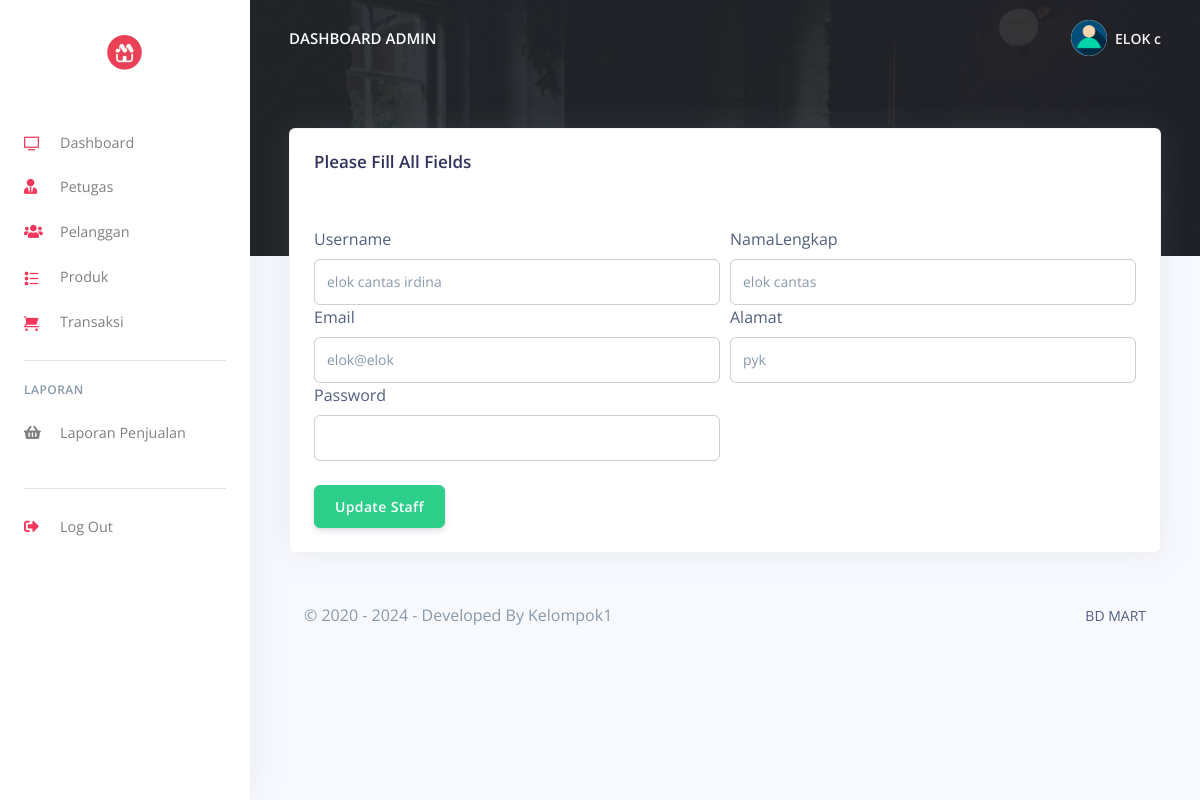
Screenshot of /pos/admin/update_staff.php?update=4 (signed in) with the database file from the repository.
### tables this page shows
CREATE TABLE `user` (
  `UserID` int(11) NOT NULL,
  `Username` varchar(255) NOT NULL,
  `Password` varchar(255) NOT NULL,
  `Email` varchar(255) NOT NULL,
  `NamaLengkap` varchar(255) NOT NULL,
  `Alamat` varchar(200) NOT NULL,
  `level` enum('admin','petugas') NOT NULL
);

### pos/admin/update_staff.php (the view, shortened to what this page needs)
<?php
include('config/checklogin.php');
require_once('partials/_head.php');
?>
<body>
  <?php
  require_once('partials/_sidebar.php');
  ?>
  <div class="main-content">
    <?php
    require_once('partials/_topnav.php');
    $update = $_GET['update'];
    $ret = "SELECT * FROM  user WHERE UserID = '$update' ";
    $stmt = $mysqli->prepare($ret);
    $stmt->execute();
    $res = $stmt->get_result();
    while ($staff = $res->fetch_object()) {
    ?>
      <div class="container-fluid mt--8">
        <div class="row">
          <div class="col">
            <div class="card shadow">
              <div class="card-header border-0">
                <h3>Please Fill All Fields</h3>
              </div>
              <div class="card-body">
                <form method="POST">
                  <div class="form-row">
                    <div class="col-md-6">
                      <label>Username</label>
                      <input type="text" name="Username" class="form-control" value="<?php echo $staff->Username; ?>">
                    </div>
                    <div class="col-md-6">
                      <label>NamaLengkap</label>
                      <input type="text" name="NamaLengkap" class="form-control" value="<?php echo $staff->NamaLengkap; ?>">
                    </div>
                  </div>
                  <div class="form-row">
                    <div class="col-md-6">
                      <label>Email</label>
                      <input type="email" name="Email" class="form-control" value="<?php echo $staff->Email; ?>">
                    </div>
                    <div class="col-md-6">
                      <label>Alamat</label>
                      <input type="text" name="Alamat" class="form-control" value="<?php echo $staff->Alamat; ?>">
                    </div>
                    <div class="col-md-6">
                      <label>Password</label>
                      <input type="password" name="Password" class="form-control" value="">
                    </div>
                  </div>
                  <br>
                  <div class="form-row">
                    <div class="col-md-6">
                      <input type="submit" name="UpdateStaff" value="Update Staff" class="btn btn-success" value="">
                    </div>
                  </div>
                </form>
              </div>
            </div>
          </div>
        </div>
      <?php
      require_once('partials/_footer.php');
    }
      ?>
      </div>
  </div>
</body>
</html>

### pos/admin/partials/_sidebar.php (shortened to what this page needs)
<?php
$UserID = $_SESSION['UserID'];
$ret = "SELECT * FROM  user  WHERE UserID = '$UserID'";
$stmt = $mysqli->prepare($ret);
$stmt->execute();
$res = $stmt->get_result();
while ($admin = $res->fetch_object()) {
?>
  <nav class="navbar navbar-vertical fixed-left navbar-expand-md navbar-light bg-white" id="sidenav-main">
    <div class="container-fluid">
      <a class="navbar-brand" href="dashboard.php">
        <img src="assets/img/brand/logo.jpg" class="navbar-brand-img img-fluid" alt="...">
      </a>
      <div class="collapse navbar-collapse" id="sidenav-collapse-main">
        <ul class="navbar-nav">
          <li class="nav-item">
            <a class="nav-link" href="dashboard.php">
              <i class="ni ni-tv-2 text-danger"></i> Dashboard
            </a>
          </li>
          <li class="nav-item">
            <a class="nav-link" href="hrm.php">
              <i class="fas fa-user-tie text-danger"></i> Petugas
            </a>
          </li>
          <li class="nav-item">
            <a class="nav-link" href="customes.php">
              <i class="fas fa-users text-danger"></i> Pelanggan
            </a>
          </li>
          <li class="nav-item">
            <a class="nav-link" href="products.php">
              <i class="ni ni-bullet-list-67 text-danger"></i>Produk
            </a>
          </li>
          <li class="nav-item">
            <a class="nav-link" href="orders.php">
              <i class="ni ni-cart text-danger"></i> Transaksi
            </a>
          </li>
        </ul>
        <hr class="my-3">
        <h6 class="navbar-heading text-muted">Laporan</h6>
        <ul class="navbar-nav mb-md-3">
          <li class="nav-item">
            <a class="nav-link" href="report.php">
              <i class="fas fa-shopping-basket"></i> Laporan Penjualan
            </a>
          </li>
        </ul>
        <hr class="my-3">
        <ul class="navbar-nav mb-md-3">
          <li class="nav-item">
            <a class="nav-link" href="logout.php">
              <i class="fas fa-sign-out-alt text-danger"></i> Log Out
            </a>
          </li>
        </ul>
      </div>
    </div>
  </nav>
<?php } ?>

### pos/admin/partials/_topnav.php (shortened to what this page needs)
<?php
$UserID = $_SESSION['UserID'];
$ret = "SELECT * FROM  user  WHERE UserID = '$UserID'";
$stmt = $mysqli->prepare($ret);
$stmt->execute();
$res = $stmt->get_result();
while ($admin = $res->fetch_object()) {
?>
    <nav class="navbar navbar-top navbar-expand-md navbar-dark" id="navbar-main">
        <div class="container-fluid">
            <a class="h4 mb-0 text-white text-uppercase d-none d-lg-inline-block" href="dashboard.php">Dashboard Admin</a>
            <ul class="navbar-nav align-items-center d-none d-md-flex">
                <li class="nav-item dropdown">
                    <a class="nav-link pr-0" href="#" role="button" data-toggle="dropdown" aria-haspopup="true" aria-expanded="false">
                        <div class="media align-items-center">
                            <span class="avatar avatar-sm rounded-circle">
                                <img alt="Image placeholder" src="assets/img/theme/user-a-min.png">
                            </span>
                            <div class="media-body ml-2 d-none d-lg-block">
                                <span class="mb-0 text-sm  font-weight-bold"><?php echo $admin->Username; ?></span>
                            </div>
                        </div>
                    </a>
                </li>
            </ul>
        </div>
    </nav>
<?php } ?>

### pos/admin/partials/_footer.php
<footer class="py-5">
  <div class="container">
    <div class="row align-items-center justify-content-xl-between">
      <div class="col-xl-6">
        <div class="copyright text-center text-xl-left text-muted">
          &copy; 2020 - <?php echo date('Y'); ?> - Developed By Kelompok1
        </div>
      </div>
      <div class="col-xl-6">
        <ul class="nav nav-footer justify-content-center justify-content-xl-end">
          <li class="nav-item">
            <a href="" class="nav-link" target="_blank">BD MART</a>
          </li>
        </ul>
      </div>
    </div>
  </div>
</footer>

### rows the page displays
user: Username "ELOK c"
user: Username "elok cantas irdina", NamaLengkap "elok cantas", Email "elok@elok", Alamat "pyk"
